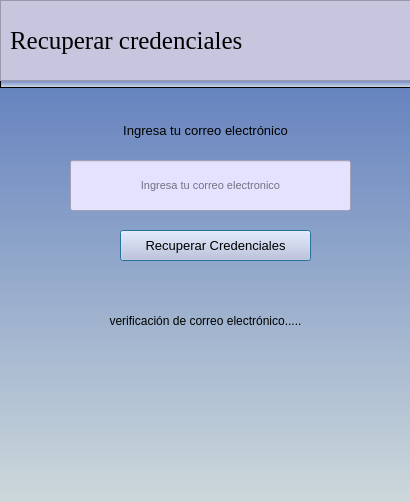
<?xml version="1.0" encoding="UTF-8"?>
<ui version="4.0">
 <class>Dialog</class>
 <widget class="QDialog" name="Dialog">
  <property name="geometry">
   <rect>
    <x>0</x>
    <y>0</y>
    <width>410</width>
    <height>502</height>
   </rect>
  </property>
  <property name="windowTitle">
   <string>Recuperar credenciales</string>
  </property>
  <property name="windowIcon">
   <iconset resource="images/image.qrc">
    <normaloff>:/newPrefix/idea-genial.png</normaloff>:/newPrefix/idea-genial.png</iconset>
  </property>
  <widget class="QFrame" name="frame_2">
   <property name="geometry">
    <rect>
     <x>0</x>
     <y>80</y>
     <width>411</width>
     <height>8</height>
    </rect>
   </property>
   <property name="maximumSize">
    <size>
     <width>16777215</width>
     <height>8</height>
    </size>
   </property>
   <property name="styleSheet">
    <string notr="true">background-color: qlineargradient(spread:pad, x1:0, y1:1, x2:0, y2:0, stop:0 rgba(214, 225, 229), stop:1 rgba(109, 130, 198));
</string>
   </property>
   <property name="frameShape">
    <enum>QFrame::StyledPanel</enum>
   </property>
   <property name="frameShadow">
    <enum>QFrame::Raised</enum>
   </property>
  </widget>
  <widget class="QFrame" name="frame">
   <property name="geometry">
    <rect>
     <x>0</x>
     <y>0</y>
     <width>411</width>
     <height>81</height>
    </rect>
   </property>
   <property name="styleSheet">
    <string notr="true">background-color: rgb(200, 198, 223);</string>
   </property>
   <property name="frameShape">
    <enum>QFrame::StyledPanel</enum>
   </property>
   <property name="frameShadow">
    <enum>QFrame::Raised</enum>
   </property>
   <widget class="QLabel" name="label_2">
    <property name="geometry">
     <rect>
      <x>10</x>
      <y>10</y>
      <width>311</width>
      <height>61</height>
     </rect>
    </property>
    <property name="font">
     <font>
      <family>Times New Roman</family>
      <pointsize>19</pointsize>
      <weight>9</weight>
      <italic>false</italic>
      <bold>false</bold>
     </font>
    </property>
    <property name="styleSheet">
     <string notr="true">
font: 75 19pt &quot;Times New Roman&quot;;</string>
    </property>
    <property name="text">
     <string>Recuperar credenciales</string>
    </property>
   </widget>
   <widget class="QLabel" name="label_23">
    <property name="geometry">
     <rect>
      <x>350</x>
      <y>20</y>
      <width>41</width>
      <height>41</height>
     </rect>
    </property>
    <property name="font">
     <font>
      <pointsize>10</pointsize>
     </font>
    </property>
    <property name="styleSheet">
     <string notr="true">image: url(:/newPrefix/key.png);</string>
    </property>
    <property name="text">
     <string/>
    </property>
   </widget>
  </widget>
  <widget class="QLabel" name="label">
   <property name="geometry">
    <rect>
     <x>0</x>
     <y>80</y>
     <width>411</width>
     <height>441</height>
    </rect>
   </property>
   <property name="minimumSize">
    <size>
     <width>0</width>
     <height>0</height>
    </size>
   </property>
   <property name="styleSheet">
    <string notr="true">background-color: qlineargradient(spread:pad, x1:0, y1:1, x2:0, y2:0, stop:0 rgba(210, 220, 220), stop:1 rgba(100, 130, 190));

</string>
   </property>
   <property name="text">
    <string/>
   </property>
  </widget>
  <widget class="QLabel" name="label_7">
   <property name="geometry">
    <rect>
     <x>0</x>
     <y>120</y>
     <width>411</width>
     <height>21</height>
    </rect>
   </property>
   <property name="font">
    <font>
     <pointsize>10</pointsize>
    </font>
   </property>
   <property name="text">
    <string>Ingresa tu correo electrónico</string>
   </property>
   <property name="alignment">
    <set>Qt::AlignCenter</set>
   </property>
  </widget>
  <widget class="QLineEdit" name="etCorreo">
   <property name="geometry">
    <rect>
     <x>70</x>
     <y>160</y>
     <width>281</width>
     <height>51</height>
    </rect>
   </property>
   <property name="font">
    <font>
     <family>MS Shell Dlg 2</family>
     <pointsize>8</pointsize>
     <weight>9</weight>
     <italic>false</italic>
     <bold>false</bold>
    </font>
   </property>
   <property name="autoFillBackground">
    <bool>false</bool>
   </property>
   <property name="styleSheet">
    <string notr="true">font: 75 8pt &quot;MS Shell Dlg 2&quot;;
background-color: rgb(229, 226, 255);</string>
   </property>
   <property name="alignment">
    <set>Qt::AlignCenter</set>
   </property>
   <property name="placeholderText">
    <string>Ingresa tu correo electronico</string>
   </property>
  </widget>
  <widget class="QPushButton" name="btnRecuperar">
   <property name="geometry">
    <rect>
     <x>120</x>
     <y>230</y>
     <width>191</width>
     <height>31</height>
    </rect>
   </property>
   <property name="font">
    <font>
     <family>MS Shell Dlg 2</family>
     <pointsize>10</pointsize>
     <weight>50</weight>
     <italic>false</italic>
     <bold>false</bold>
    </font>
   </property>
   <property name="styleSheet">
    <string notr="true">background-color: rgb(180, 255, 199);
background-color: rgb(200, 198, 223);
font: 10pt &quot;MS Shell Dlg 2&quot;;</string>
   </property>
   <property name="text">
    <string>Recuperar Credenciales</string>
   </property>
  </widget>
  <widget class="QLabel" name="labelValidarCorreo">
   <property name="geometry">
    <rect>
     <x>10</x>
     <y>310</y>
     <width>391</width>
     <height>21</height>
    </rect>
   </property>
   <property name="font">
    <font>
     <family>MS Shell Dlg 2</family>
     <pointsize>9</pointsize>
     <weight>50</weight>
     <italic>false</italic>
     <bold>false</bold>
    </font>
   </property>
   <property name="styleSheet">
    <string notr="true">font: 9pt &quot;MS Shell Dlg 2&quot;;</string>
   </property>
   <property name="text">
    <string>verificación de correo electrónico.....</string>
   </property>
   <property name="alignment">
    <set>Qt::AlignCenter</set>
   </property>
  </widget>
  <widget class="QLabel" name="labelInstruccion">
   <property name="geometry">
    <rect>
     <x>10</x>
     <y>460</y>
     <width>391</width>
     <height>21</height>
    </rect>
   </property>
   <property name="font">
    <font>
     <family>MS Shell Dlg 2</family>
     <pointsize>9</pointsize>
     <weight>50</weight>
     <italic>false</italic>
     <bold>false</bold>
    </font>
   </property>
   <property name="styleSheet">
    <string notr="true">font: 9pt &quot;MS Shell Dlg 2&quot;;</string>
   </property>
   <property name="text">
    <string/>
   </property>
   <property name="alignment">
    <set>Qt::AlignCenter</set>
   </property>
  </widget>
  <widget class="QLabel" name="labelImagen">
   <property name="geometry">
    <rect>
     <x>120</x>
     <y>350</y>
     <width>181</width>
     <height>101</height>
    </rect>
   </property>
   <property name="styleSheet">
    <string notr="true">image: url(:/newPrefix/load.png);</string>
   </property>
   <property name="text">
    <string/>
   </property>
  </widget>
  <zorder>label</zorder>
  <zorder>frame_2</zorder>
  <zorder>frame</zorder>
  <zorder>label_7</zorder>
  <zorder>etCorreo</zorder>
  <zorder>btnRecuperar</zorder>
  <zorder>labelValidarCorreo</zorder>
  <zorder>labelInstruccion</zorder>
  <zorder>labelImagen</zorder>
 </widget>
 <resources>
  <include location="images/image.qrc"/>
 </resources>
 <connections/>
</ui>
